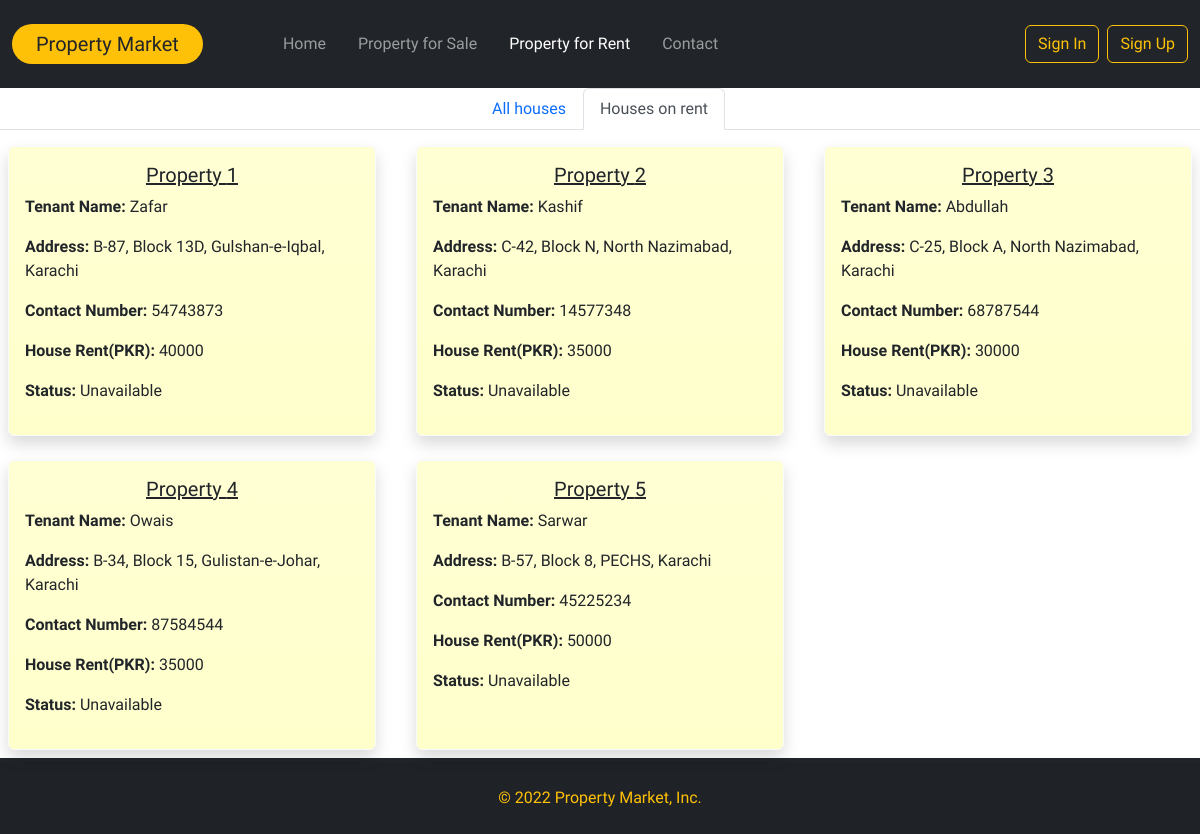
Screenshot of /Prop_rented.php with the database file from the repository.
### tables this page shows
CREATE TABLE `property_rent` (
  `Prop_rent_id` int(11) NOT NULL,
  `Tenant_name` varchar(50) NOT NULL,
  `Contact_number` int(11) NOT NULL,
  `Address` varchar(100) NOT NULL,
  `House_rent` int(11) NOT NULL,
  `Status` varchar(50) NOT NULL
);

### Prop_rented.php (the view, shortened to what this page needs)
<?php
include('connection.php');
$ids = mysqli_query($con, "SELECT * from property_rent where Status = 'Unavailable'");
$count = mysqli_num_rows($ids);
?>
<!doctype html>
<html lang="en">
<head>
    <link href="https://cdn.jsdelivr.net/npm/bootstrap@5.2.0-beta1/dist/css/bootstrap.min.css" rel="stylesheet">
    <link rel="stylesheet" href="style.css">
</head>
<body>
    <nav class="navbar navbar-expand-lg bg-dark navbar-dark py-4">
        <div class="container-fluid">
            <a class="navbar-brand px-4 bg-warning rounded-pill text-dark" href="index.php">Property Market</a>
            <div class="collapse navbar-collapse" id="navbarSupportedContent">
                <ul class="navbar-nav me-auto mb-2 mb-lg-0 px-5">
                    <li class="nav-item px-2">
                        <a class="nav-link" aria-current="page" href="index.php">Home</a>
                    </li>
                    <li class="nav-item px-2">
                        <a class="nav-link" href="Prop_sale.php">Property for Sale</a>
                    </li>
                    <li class="nav-item px-2">
                        <a class="nav-link active" href="Prop_rent.php">Property for Rent</a>
                    </li>
                    <li class="nav-item px-2">
                        <a class="nav-link" href="contact.php">Contact</a>
                    </li>
                </ul>
                <?php if (!isset($_SESSION['email'])) : ?>
                    <button type="button" class="btn btn-outline-warning mx-2" data-bs-toggle="modal" data-bs-target="#signinModal">
                        Sign In
                    </button>
                    <button type="button" class="btn btn-outline-warning" data-bs-toggle="modal" data-bs-target="#signupModal">
                        Sign Up
                    </button>
                    <?php endif; ?>
                    </div>
            </div>
    </nav>
    <main>
        <ul class="nav nav-tabs justify-content-center mb-2">
            <li class="nav-item">
                <a class="nav-link" aria-current="page" href="Prop_rent.php">All houses</a>
            </li>
            <li class="nav-item">
                <a class="nav-link active" href="Prop_rented.php">Houses on rent</a>
            </li>
        </ul>
        <div class="row row-cols-1 row-cols-md-3 g-4">
            <?php for ($x = 1; $x < $count + 1; $x++) : ?>
                <div class="col">
                    <div class="card h-100 bg-gradient border-light shadow m-2" style="background-color: #FFFFCC;">
                        <div class="card-body">
                            <h5 class="card-title text-center text-decoration-underline">Property <?php echo $x; ?></h5>
                            <p class="card-text"><b>Tenant Name: </b><?php $tenant_query = "SELECT Tenant_name from property_rent where Status = 'Unavailable'";
                                                                        $result = mysqli_query($con, $tenant_query);
                                                                        while ($row2 = mysqli_fetch_all($result)) {
                                                                            $tenant_name = $row2[$x - 1][0];
                                                                        }
                                                                        echo "$tenant_name"; ?></p>
                            <p class="card-text"><b>Address: </b><?php $address_query = "SELECT Address from property_rent where Status = 'Unavailable'";
                                                                    $result = mysqli_query($con, $address_query);
                                                                    while ($row2 = mysqli_fetch_all($result)) {
                                                                        $location = $row2[$x - 1][0];
                                                                    }
                                                                    echo $location; ?></p>
                            <p class="card-text"><b>Contact Number: </b><?php $contact_query = "SELECT Contact_number from property_rent where Status = 'Unavailable'";
                                                                        $result = mysqli_query($con, $contact_query);
                                                                        while ($row2 = mysqli_fetch_all($result)) {
                                                                            $contact_number = $row2[$x - 1][0];
                                                                        }
                                                                        echo "$contact_number"; ?></p>
                            <p class="card-text"><b>House Rent(PKR): </b><?php $housevalue_query = "SELECT House_rent from property_rent where Status = 'Unavailable'";
                                                                            $result = mysqli_query($con, $housevalue_query);
                                                                            while ($row2 = mysqli_fetch_all($result)) {
                                                                                $value = $row2[$x - 1][0];
                                                                            }
                                                                            echo "$value"; ?></p>
                            <p class="card-text"><b>Status: </b>Unavailable</p>
                        </div>
                    </div>
                </div>
            <?php endfor; ?>
        </div>
    </main>
    <footer class="text-center text-lg-start bg-dark text-light pt-1 mt-3">
        <div class="text-left p-4" style="background-color: rgba(0, 0, 0, 0.05);">
            <div class="text-center text-warning">&copy; 2022 Property Market, Inc.</div>
        </div>
    </footer>
</body>
</html>

### style.css (style rules this page uses)
* { font-family: "Kdam Thmor Pro", sans-serif; }
main div.card { transition: all 0.75s; }

### rows the page displays
property_rent: Tenant_name "Zafar", Address "B-87, Block 13D, Gulshan-e-Iqbal, Karachi", Contact_number "54743873"
property_rent: Tenant_name "Kashif", Address "C-42, Block N, North Nazimabad, Karachi", Contact_number "14577348"
property_rent: Tenant_name "Abdullah", Address "C-25, Block A, North Nazimabad, Karachi", Contact_number "68787544"
property_rent: Tenant_name "Owais", Address "B-34, Block 15, Gulistan-e-Johar, Karachi", Contact_number "87584544"
property_rent: Tenant_name "Sarwar", Address "B-57, Block 8, PECHS, Karachi", Contact_number "45225234"

### other values shown
$value "40000"
$value "35000"
$value "30000"
$value "50000"
